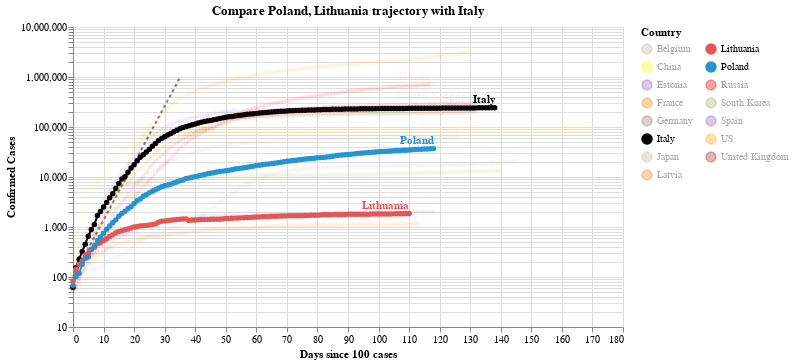

Notebook code cell kept with this figure:
### Code cell
#hide_input
chart2 = make_since_chart(dff2, ['Poland', 'Lithuania'], baseline_countries)
chart2

### Figure 1 — Vega-Lite specification as saved in the notebook (floating-point values rounded to 4 significant figures; data arrays with more than 128 entries replaced by an {"elided": "..."} marker saying what was removed)
{"config": {"view": {"continuousWidth": 400, "continuousHeight": 300}}, "layer": [{"data": {"name": "data-628230001892d6798b50651be41d1b3e"}, "mark": {"type": "line", "color": "black", "opacity": 0.5, "strokeDash": [3, 3]}, "encoding": {"x": {"type": "quantitative", "field": "Days since 100 cases"}, "y": {"type": "quantitative", "field": "Confirmed Cases"}}}, {"data": {"name": "data-7a2c85ab9a54b40c822a90f4352783f6"}, "mark": {"type": "line", "point": true}, "encoding": {"color": {"type": "nominal", "field": "Country", "legend": {"columns": 2}, "scale": {"domain": ["Belgium", "China", "Estonia", "France", "Germany", "Italy", "Japan", "Latvia", "Lithuania", "Poland", "Russia", "South Korea", "Spain", "US", "United Kingdom"], "range": ["#C1B7AD", "yellow", "#9467bd", "#F58518", "#9D755D", "black", "#C1B7AD", "#F58518", "#E45756", "#2495D3", "red", "#A1BA59", "#9467bd", "orange", "brown"]}}, "opacity": {"condition": {"value": 1, "selection": "selector004"}, "value": 0.05}, "tooltip": [{"type": "nominal", "field": "Country"}, {"type": "temporal", "field": "Date"}, {"type": "quantitative", "field": "Confirmed Cases"}, {"type": "quantitative", "field": "Days since 100 cases"}], "x": {"type": "quantitative", "field": "Days since 100 cases"}, "y": {"type": "quantitative", "field": "Confirmed Cases", "scale": {"type": "log"}}}, "selection": {"selector004": {"type": "multi", "fields": ["Country"], "bind": "legend", "init": [{"Country": "Poland"}, {"Country": "Lithuania"}, {"Country": "Italy"}]}}, "width": 550}, {"data": {"name": "data-7a2c85ab9a54b40c822a90f4352783f6"}, "mark": {"type": "text", "align": "right", "dy": -8, "fontWeight": "bold"}, "encoding": {"color": {"type": "nominal", "field": "Country", "legend": {"columns": 2}, "scale": {"domain": ["Belgium", "China", "Estonia", "France", "Germany", "Italy", "Japan", "Latvia", "Lithuania", "Poland", "Russia", "South Korea", "Spain", "US", "United Kingdom"], "range": ["#C1B7AD", "yellow", "#9467bd", "#F58518", "#9D755D", "black", "#C1B7AD", "#F58518", "#E45756", "#2495D3", "red", "#A1BA59", "#9467bd", "orange", "brown"]}}, "opacity": {"condition": {"value": 1, "selection": "selector004"}, "value": 0.05}, "text": {"type": "nominal", "field": "Country"}, "tooltip": [{"type": "nominal", "field": "Country"}, {"type": "temporal", "field": "Date"}, {"type": "quantitative", "field": "Confirmed Cases"}, {"type": "quantitative", "field": "Days since 100 cases"}], "x": {"type": "quantitative", "field": "Days since 100 cases"}, "y": {"type": "quantitative", "field": "Confirmed Cases", "scale": {"type": "log"}}}, "transform": [{"filter": "(datum['Date'] >= 1594252800000)"}], "width": 550}], "title": "Compare Poland, Lithuania trajectory with Italy", "$schema": "https://vega.github.io/schema/vega-lite/v4.0.2.json", "datasets": {"data-628230001892d6798b50651be41d1b3e": [{"Days since 100 cases": 0, "Confirmed Cases": 100.0}, {"Days since 100 cases": 1, "Confirmed Cases": 130.0}, {"Days since 100 cases": 2, "Confirmed Cases": 169.0}, {"Days since 100 cases": 3, "Confirmed Cases": 219.7}, {"Days since 100 cases": 4, "Confirmed Cases": 285.6}, {"Days since 100 cases": 5, "Confirmed Cases": 371.3}, {"Days since 100 cases": 6, "Confirmed Cases": 482.7}, {"Days since 100 cases": 7, "Confirmed Cases": 627.5}, {"Days since 100 cases": 8, "Confirmed Cases": 815.7}, {"Days since 100 cases": 9, "Confirmed Cases": 1060.0}, {"Days since 100 cases": 10, "Confirmed Cases": 1379.0}, {"Days since 100 cases": 11, "Confirmed Cases": 1792.0}, {"Days since 100 cases": 12, "Confirmed Cases": 2330.0}, {"Days since 100 cases": 13, "Confirmed Cases": 3029.0}, {"Days since 100 cases": 14, "Confirmed Cases": 3937.0}, {"Days since 100 cases": 15, "Confirmed Cases": 5119.0}, {"Days since 100 cases": 16, "Confirmed Cases": 6654.0}, {"Days since 100 cases": 17, "Confirmed Cases": 8650.0}, {"Days since 100 cases": 18, "Confirmed Cases": 11250.0}, {"Days since 100 cases": 19, "Confirmed Cases": 14620.0}, {"Days since 100 cases": 20, "Confirmed Cases": 19000.0}, {"Days since 100 cases": 21, "Confirmed Cases": 24710.0}, {"Days since 100 cases": 22, "Confirmed Cases": 32120.0}, {"Days since 100 cases": 23, "Confirmed Cases": 41750.0}, {"Days since 100 cases": 24, "Confirmed Cases": 54280.0}, {"Days since 100 cases": 25, "Confirmed Cases": 70560.0}, {"Days since 100 cases": 26, "Confirmed Cases": 91730.0}, {"Days since 100 cases": 27, "Confirmed Cases": 119300.0}, {"Days since 100 cases": 28, "Confirmed Cases": 155000.0}, {"Days since 100 cases": 29, "Confirmed Cases": 201500.0}, {"Days since 100 cases": 30, "Confirmed Cases": 262000.0}, {"Days since 100 cases": 31, "Confirmed Cases": 340600.0}, {"Days since 100 cases": 32, "Confirmed Cases": 442800.0}, {"Days since 100 cases": 33, "Confirmed Cases": 575600.0}, {"Days since 100 cases": 34, "Confirmed Cases": 748300.0}, {"Days since 100 cases": 35, "Confirmed Cases": 972800.0}], "data-7a2c85ab9a54b40c822a90f4352783f6": {"elided": "1963 records"}}}
